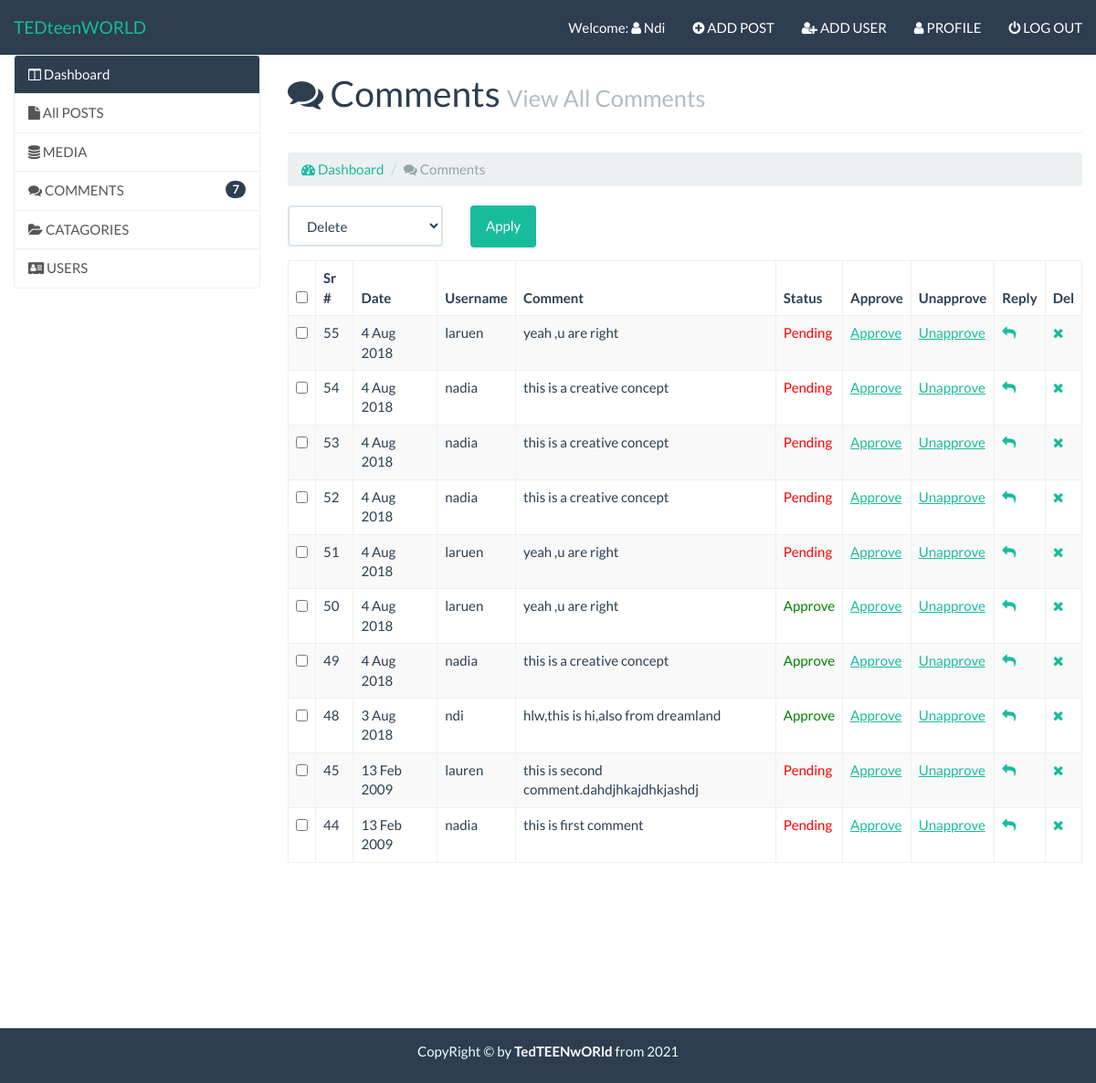
/admin/comments.php (signed in), run on the app's committed database.
### tables this page shows
CREATE TABLE `comments` (
  `id` int(11) NOT NULL,
  `date` int(11) NOT NULL,
  `name` varchar(255) NOT NULL,
  `username` varchar(255) NOT NULL,
  `post_id` int(11) NOT NULL,
  `email` varchar(255) NOT NULL,
  `website` varchar(255) NOT NULL,
  `image` varchar(255) NOT NULL,
  `comment` text NOT NULL,
  `status` varchar(255) NOT NULL
);

### admin/comments.php (the view, shortened to what this page needs)
<?php require_once('inc/top.php');
require_once('../inc/db.php');
?>
  </head>
  <body>
 <div id="wrapper">
   <?php require_once('inc/header.php');
?>
    <div class="container-fluid body-section">
            <div class="row">
                <div class="col-md-3">
                    <?php require_once('inc/sidebar.php');?>
                </div>
                <div class="col-md-9">
                    <h1><i class="fa fa-comments"></i> Comments <small>View All Comments</small></h1><hr>
                    <ol class="breadcrumb">
                        <li><a href="#"><i class="fa fa-tachometer"></i> Dashboard</a></li>
                      <li class="active"><i class="fa fa-comments"></i> Comments</li>
                    </ol>
                    <?php
                    $query = "SELECT * FROM comments ORDER BY id DESC";
                    $run = mysqli_query($connection, $query);
                    if(mysqli_num_rows($run) > 0){
                    ?>
                    <form action="" method="post">
                    <div class="row">
                        <div class="col-sm-8">
                                <div class="row">
                                    <div class="col-xs-4">
                                        <div class="form-group">
                                            <select name="bulk-options" id="" class="form-control">
                                                <option value="delete">Delete</option>
                                            </select>
                                        </div>
                                    </div>
                                    <div class="col-xs-8">
                                        <input type="submit" class="btn btn-success" value="Apply">
                                    </div>
                                </div>
                        </div>
                    </div>
                    <table class="table table-bordered table-striped table-hover">
                        <thead>
                            <tr>
                               <th><input type="checkbox" id="selectallboxes"></th>
                                <th>Sr #</th>
                                <th>Date</th>
                                <th>Username</th>
                                <th>Comment</th>
                                <th>Status</th>
                                <th>Approve</th>
                                <th>Unapprove</th>
                                <th>Reply</th>
                                <th>Del</th>
                            </tr>
                        </thead>
                        <tbody>
                           <?php
                            while($row = mysqli_fetch_array($run)){
                                $id = $row['id'];
                                $username = $row['username'];
                                $status = $row['status'];
                                $comment = $row['comment'];
                                $post_id = $row['post_id'];
                                $date = getdate($row['date']);
                                $day = $date['mday'];
                                $month = substr($date['month'],0,3);
                                $year = $date['year'];
                            ?>
                            <tr>
                               <td><input type="checkbox" class="checkboxes" name="checkboxes[]" value="<?php echo $id;?>"></td>
                                <td><?php echo $id;?></td>
                                <td><?php echo "$day $month $year";?></td>
                                <td><?php echo $username;?></td>
                                <td><?php echo $comment;?></td>
                                <td><span style="color:<?php if($status == 'approve'){echo 'green';}else if($status == 'pending'){echo 'red';}?>;"><?php echo ucfirst($status);?></span></td>
                                <td><a href="comments.php?approve=<?php echo $id;?>">Approve</a></td>
                                <td><a href="comments.php?unapprove=<?php echo $id;?>">Unapprove</a></td>
                                <td><a href="comments.php?reply=<?php echo $post_id;?>"><i class="fa fa-reply"></i></a></td>
                                <td><a href="comments.php?del=<?php echo $id;?>"><i class="fa fa-times"></i></a></td>
                            </tr>
                            <?php }?>
                        </tbody>
                    </table>
                    <?php
                    }
                    else{
                        echo "<center><h2>No Users Availabe Now</h2></center>";
                    }
                    ?>
                    </form>
                </div>
            </div>
        </div>
     <?php require_once('inc/footer.php');
?>

### admin/css/style.css (style rules this page uses)
html,body { height: 100%; }
body { padding-top: 60px; }
#wrapper { min-height: 100%; position: relative; }
.body-section { padding-bottom: 170px; }

### data on the page
comments: id "55", date "4", date "Aug", date "2018", username "laruen", comment "yeah ,u are right", status "Pending"
comments: id "54", date "4", date "Aug", date "2018", username "nadia", comment "this is a creative concept", status "Pending"
comments: id "53", date "4", date "Aug", date "2018", username "nadia", comment "this is a creative concept", status "Pending"
comments: id "52", date "4", date "Aug", date "2018", username "nadia", comment "this is a creative concept", status "Pending"
comments: id "51", date "4", date "Aug", date "2018", username "laruen", comment "yeah ,u are right", status "Pending"
comments: id "50", date "4", date "Aug", date "2018", username "laruen", comment "yeah ,u are right", status "Approve"
comments: id "49", date "4", date "Aug", date "2018", username "nadia", comment "this is a creative concept", status "Approve"
comments: id "48", date "3", date "Aug", date "2018", username "ndi", comment "hlw,this is hi,also from dreamland", status "Approve"
comments: id "45", date "13", date "Feb", date "2009", username "lauren", comment "this is second comment.dahdjhkajdhkjashdj", status "Pending"
comments: id "44", date "13", date "Feb", date "2009", username "nadia", comment "this is first comment", status "Pending"

### other printed values
$session_username2 "Ndi"
$num_of_rows "7"
